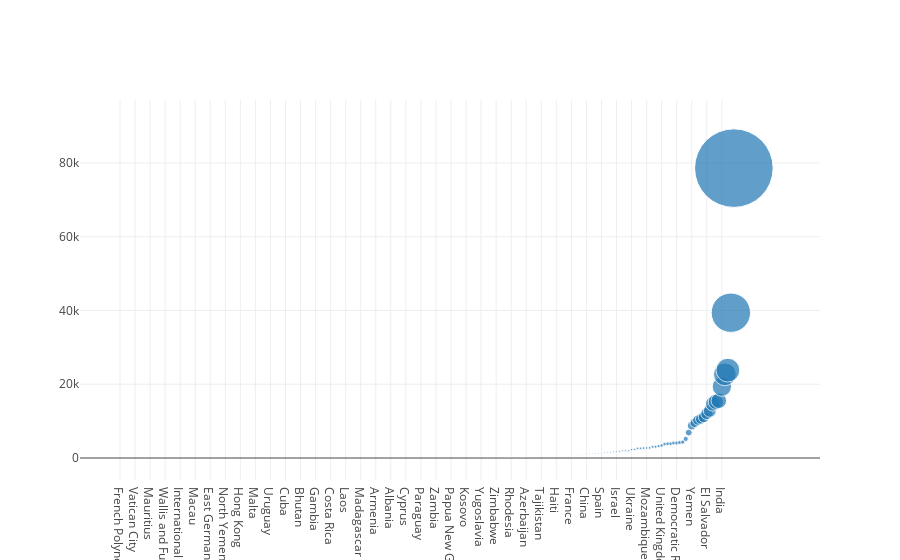

This figure's notebook cell:
### Code cell
#Thomas Bubble chart
df_pop = pd.read_csv('country_population.csv', encoding = "ISO-8859-1")
df_pop.head(10)

junk_size = 4 # skip anything that isnt the year columns
pop = df_pop[df_pop["Country Name"] == "World"].values.tolist()[0][junk_size:]
years = list(df_pop)[junk_size:]


kpcs = kills_per_country.sort_values('nkill',ascending=1)

trace_pop = go.Scatter(
    x = kpcs.index,
    y = kpcs["nkill"],
    name="Global population",
    mode='markers',
    marker=dict(
        size=kpcs["nkill"]/1000,
    )
)





iplot([trace_pop])
# kills_per_country

#1970 - 2017

### Figure 1 — Plotly figure (JSON) as saved in the notebook; plotly's stock layout.template omitted (floating-point values rounded to 4 significant figures; data arrays with more than 128 entries replaced by an {"elided": "..."} marker saying what was removed)
{"data": [{"marker": {"size": {"elided": "205 float values"}}, "mode": "markers", "name": "Global population", "type": "scatter", "uid": "f995f2c7-34c7-4819-96a8-da73f9755d48", "x": {"elided": "205 str values"}, "y": {"elided": "205 int values"}}], "layout": {}}
